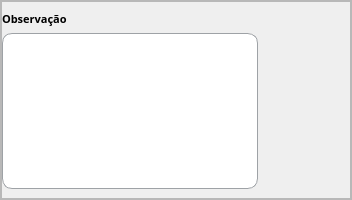
           <widget class="QFrame" name="frame_35">
            <property name="sizePolicy">
             <sizepolicy hsizetype="Preferred" vsizetype="Expanding">
              <horstretch>0</horstretch>
              <verstretch>0</verstretch>
             </sizepolicy>
            </property>
            <property name="minimumSize">
             <size>
              <width>0</width>
              <height>70</height>
             </size>
            </property>
            <property name="maximumSize">
             <size>
              <width>16777215</width>
              <height>200</height>
             </size>
            </property>
            <property name="frameShape">
             <enum>QFrame::StyledPanel</enum>
            </property>
            <property name="frameShadow">
             <enum>QFrame::Raised</enum>
            </property>
            <layout class="QGridLayout" name="gridLayout_32">
             <property name="leftMargin">
              <number>0</number>
             </property>
             <property name="topMargin">
              <number>0</number>
             </property>
             <property name="rightMargin">
              <number>0</number>
             </property>
             <property name="bottomMargin">
              <number>0</number>
             </property>
             <property name="horizontalSpacing">
              <number>0</number>
             </property>
             <item row="0" column="0" rowspan="2">
              <widget class="QFrame" name="frame_39">
               <property name="minimumSize">
                <size>
                 <width>350</width>
                 <height>0</height>
                </size>
               </property>
               <property name="frameShape">
                <enum>QFrame::StyledPanel</enum>
               </property>
               <property name="frameShadow">
                <enum>QFrame::Raised</enum>
               </property>
               <layout class="QGridLayout" name="gridLayout_42">
                <property name="leftMargin">
                 <number>0</number>
                </property>
                <property name="topMargin">
                 <number>9</number>
                </property>
                <property name="rightMargin">
                 <number>0</number>
                </property>
                <property name="horizontalSpacing">
                 <number>0</number>
                </property>
                <item row="0" column="0">
                 <widget class="QLabel" name="label_33">
                  <property name="maximumSize">
                   <size>
                    <width>16777215</width>
                    <height>20</height>
                   </size>
                  </property>
                  <property name="font">
                   <font>
                    <family>Raleway</family>
                    <pointsize>8</pointsize>
                    <weight>75</weight>
                    <bold>true</bold>
                   </font>
                  </property>
                  <property name="text">
                   <string>Observação</string>
                  </property>
                 </widget>
                </item>
                <item row="1" column="0">
                 <widget class="QTextEdit" name="input_observacao">
                  <property name="maximumSize">
                   <size>
                    <width>300</width>
                    <height>16777215</height>
                   </size>
                  </property>
                  <property name="styleSheet">
                   <string notr="true">QTextEdit {
	background-color:white;
	border-radius: 10px;
	border: 1px solid rgb(158, 162, 166);
	padding-left: 20px;
}</string>
                  </property>
                 </widget>
                </item>
                <item row="1" column="1">
                 <spacer name="horizontalSpacer_5">
                  <property name="orientation">
                   <enum>Qt::Horizontal</enum>
                  </property>
                  <property name="sizeHint" stdset="0">
                   <size>
                    <width>40</width>
                    <height>20</height>
                   </size>
                  </property>
                 </spacer>
                </item>
               </layout>
              </widget>
             </item>
            </layout>
           </widget>
